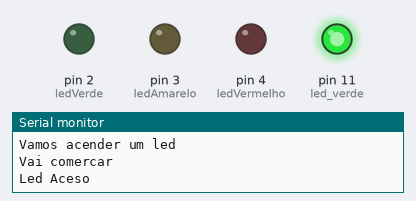
The sketch below on a simulated Arduino Uno, built with avr-gcc and run on an emulated ATmega328P. Shown: output pins drawn as LEDs (lit = HIGH), the last lines printed to the serial monitor.

Above: at 0.15 s.
At 11.25 s:
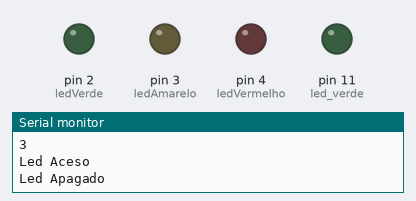
Timing chart, 0 to 11.7 s (numbered marks = the images above):
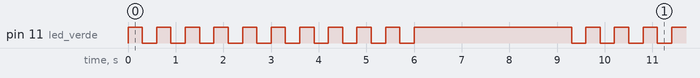

The sketch:

contrleLedSinaleiro.ino
```cpp
//Controle de Sinaleiro, controle de led para aceder e fazer a contagem em 10, e retornar

#define ledVermelho 4
#define ledVerde 2
#define ledAmarelo 3

int led_verde = 11;
String comando = "Vamos acender um led";
int numero = 0;

void setup() {
  pinMode(led_verde,OUTPUT);
  Serial.begin(9600);
  Serial.println(comando);
  Serial.println("Vai comercar");

  pinMode(ledVermelho,OUTPUT);
  pinMode(ledVerde,OUTPUT);
  pinMode(ledAmarelo,OUTPUT);


}

void loop() {
  digitalWrite(led_verde,1);
  Serial.println("Led Aceso");
  delay(300);
  digitalWrite(led_verde, 0);
  Serial.println("Led Apagado");
  delay(300);
  numero = numero + 1;
  Serial.println(numero);
  if(numero == 10){
    digitalWrite(led_verde,1);
    delay(3000);
    numero = 0;
  }

  //controleVermelho();
  //controleVerde();
  //controleAmarelo();
}

void controleVermelho()
{
  digitalWrite(ledVermelho,1);
  delay(1000);
  digitalWrite(ledVermelho,0);
  delay(100);
}

void controleVerde()
{
  digitalWrite(ledVerde,1);
  delay(1000);
  digitalWrite(ledVerde,0);
  delay(100);
}

void controleAmarelo()
{
  digitalWrite(ledAmarelo,1);
  delay(1000);
  digitalWrite(ledAmarelo,0);
  delay(100);
}
```

Measured:
- by itself, pin 11 (led_verde): repeats every 9.0 s: 9 × (LOW 0.30 s, HIGH 0.30 s), LOW 0.30 s, HIGH 3.3 s
- by itself, everything shown: repeats every 9.0 s, in 20 steps
